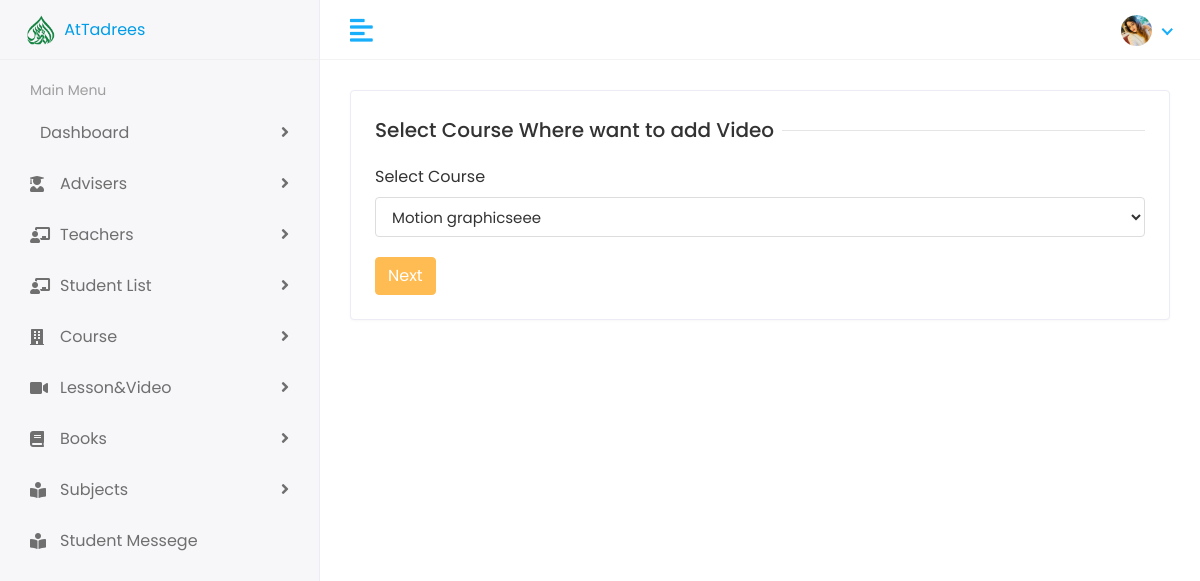
Before: /add-video/ (signed in) with the older database file.
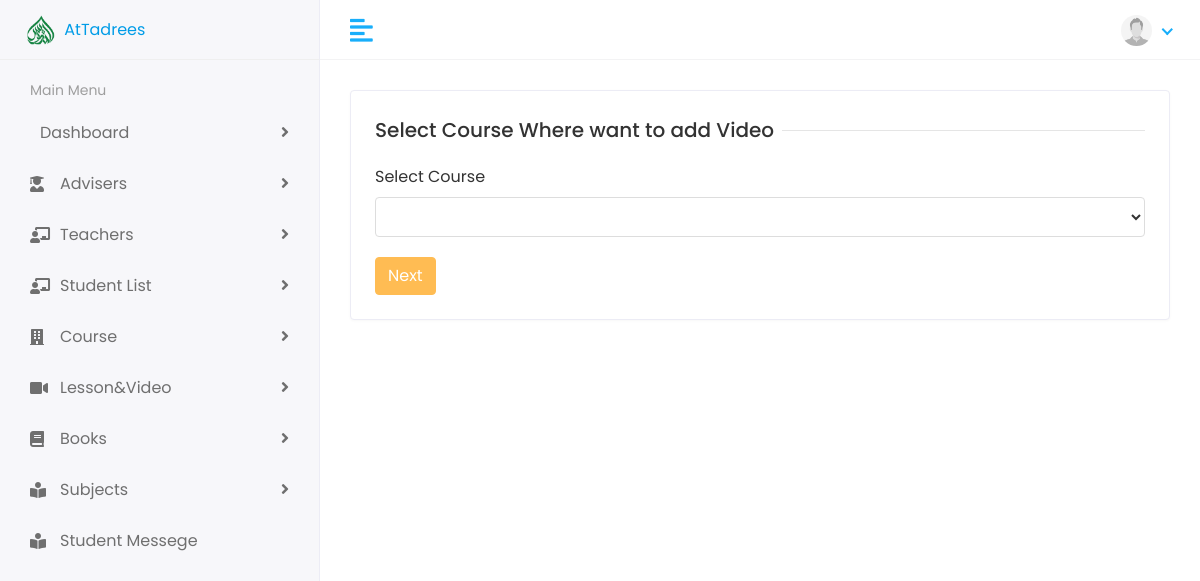
After: the same page with the newer database file.
### Accounts/models.py (models this page shows, shortened)
class User(AbstractBaseUser, PermissionsMixin):
    email         = models.EmailField(unique=True, null=False)
    password      = models.CharField(max_length=120)
    first_name    = models.CharField(max_length=165, null=True, blank=True)
    last_name      = models.CharField(max_length=165, null=True, blank=True)
    profile_pic   = models.ImageField(upload_to='profile_pic', null=True, blank=True)
    user_rol = (
        ('admin','Admin'),
        ('teacher','Teacher'),
        ('student','Student'),
    )
    user_type = models.CharField(
        max_length=20,
        choices=user_rol,
        )
    is_staff = models.BooleanField(
        gettext_lazy("staff status"),
        default=False,
        help_text = gettext_lazy("Designet whether this user can Login this site")
    )
    is_active = models.BooleanField(
        gettext_lazy("Active"),
        default=True,
        help_text = gettext_lazy("designates Whether this user should be creates as active. unselect this instad of deleting accounts")
    )
    USERNAME_FIELD = 'email'
    objects = MyUserManager()

### clac/views.py (the view, shortened to what this page needs)
# urls.py: path('add-video/', views.Add_Video, name='add_video'),
def Add_Video(request):
    user_= request.user.user_type
    if user_ == 'admin' or user_ == 'teacher':
        course_id = None
        context = None
        if request.method == 'GET':
            course_id = request.GET.get('course_id')
        elif request.method == 'POST':
            course_id = request.GET.get('course_id')
        course_id = course_id
        print(course_id)
        if course_id == None:
            course = Course.objects.all().order_by('-id')
            context = {
                'course':course,
            }
            return render(request, 'home/cours_id.html', context)
    else:
        return redirect('error')

### templates/home/cours_id.html (shortened to what this page needs)
{% extends "Dashbord/base.html" %}
{% block body %}
<div class="page-wrapper">
    <div class="content container-fluid">
        <div class="row">
            <div class="col-sm-12">
                <div class="card">
                    <div class="card-body">
                        <form method="GET" enctype="multipart/form-data">
                            <div class="row">
                                <div class="col-12">
                                    <h5 class="form-title"><span>Select Course Where want to add Video</span></h5>
                                </div>
                                <div class="col-12 col-sm-12">
                                    <div class="form-group">
                                        <label>Select Course</label>
                                        <select
                                            name="course_id"
                                            class="form-control">
                                            {% for i in course %}
                                            <option value="{{i.id}}">{{i.title_1}}</option>
                                            {% endfor %}
                                        </select>
                                    </div>
                                </div>
                                <div class="col-12">
                                    <button type="submit" class="btn
                                        btn-primary">Next</button>
                                </div>
                            </div>
                        </form>
                    </div>
                </div>
            </div>
        </div>
    </div>
</div>
{% endblock body %}

### templates/Dashbord/header.html (shortened to what this page needs)
{% load static %}
<div class="header">
    <div class="header-left">
       <a href="{% url 'index' %}" class="logo">
       <img src="{% static 'assets/img/avatars/AtTadrees.png' %}" alt="Logo" width="50" height="50">
       AtTadrees</a>
    </div>
    <a href="javascript:void(0);" id="toggle_btn">
    <i class="fas fa-align-left"></i>
    </a>
    <ul class="nav user-menu">
       <li class="nav-item dropdown has-arrow">
          <a href="#" class="dropdown-toggle nav-link" data-toggle="dropdown">
          <span class="user-img">
            {% if user.profile_pic %}
            <img src="\media\{{user.profile_pic}}" alt="User Image" width="31" class="avatar-img
            rounded-circle">
            {% else %}
            <img src="{% static 'demo_profile.jpg' %}" alt="User Image" width="31" class="avatar-img rounded-circle">
            {% endif %}</span>
          </a>
       </li>
    </ul>
 </div>

Changed rows visible on the page:
no longer on this page (row edited): User: profile_pic (picture)
Other visible differences:
form field course_id: "Motion graphicseee" → (not shown)
